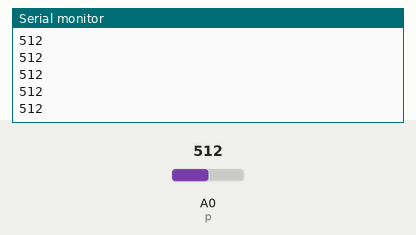
Simulated run of this sketch. Board: Arduino Uno, built with avr-gcc and run on an emulated ATmega328P. Parts: the last lines printed to the serial monitor. The test bench sets the inputs (shaded band); at power-on: A0 (p) = 512.

Above: at 1.2 s.
1.3 s: A0 (p) set to 716
At 1.9 s:
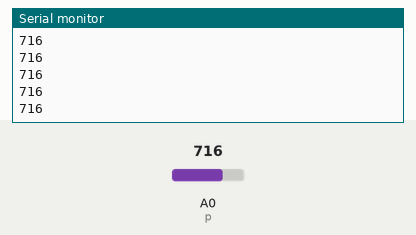
2.8 s: A0 (p) set to 900
At 3.4 s:
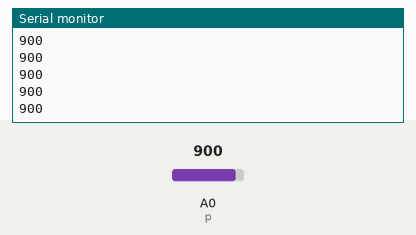
Timing chart, 0 to 5.8 s (numbered marks = the images above; inputs shaded):
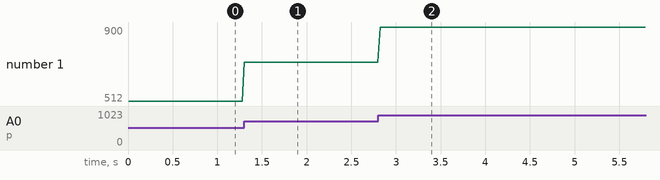

The sketch:

gestureDetect_2.0.ino
```cpp
/******************************************************************************
  SoftPot_Example.ino
  Example sketch for SparkFun's soft membrane potentiometer
  (https://www.sparkfun.com/products/8680)
  Jim Lindblom @ SparkFun Electronics
  April 28, 2016

  - Connect the softpot's outside pins to 5V and GND (the outer pin with an arrow
  indicator should be connected to GND).
  - Connect the middle pin to A0.

  As the voltage output of the softpot changes, a line graph printed to the
  serial monitor should match the wiper's position.

  Development environment specifics:
  Arduino 1.6.7
******************************************************************************/
const int p = A0;
int state = 0;
int lastVal = 0;
int num = 3;
int baseVal = 0;
int diffVal = 0;
int curVal = 0;
int startVal = 0;
int endVal = 0;
int maxDiff = 0;
int lastDiff = 0;
unsigned long startMillis;
unsigned long currentMillis;
unsigned long diff;
unsigned long dm;
unsigned long cm;
unsigned long sm;

void setup()
{
  Serial.begin(115200);
  pinMode(p, INPUT);
  pinMode(0, OUTPUT);
  baseVal = analogRead(p);
}

void loop()
{
  currentMillis = millis();  //get the current "time" (actually the number of milliseconds since the program started)
  diff = currentMillis - startMillis;
  if (diff >= 10) {
    curVal = analogRead(p);
    if (curVal > 30) {
      curVal = analogRead(p);
      Serial.println(String(curVal));
      /*startVal = curVal;
      lastVal = curVal;
      lastDiff = 0;
      maxDiff = 0;
      while (curVal > 30) { // Whilst touching
        curVal = analogRead(p);
        diffVal = curVal - lastVal;
        if (abs(diffVal) > 100) {
          if (abs(maxDiff) < 20) {
            Serial.println(String("Tap"));
          } else if (maxDiff > 0) {
            Serial.println(String("Swipe up"));
          } else {
            Serial.println(String("Swipe down"));
          };
        } else if (abs(diffVal) > abs(lastDiff)) {
          maxDiff = diffVal;
        };*/
        /*Serial.println(String(diffVal));
          Serial.println(String(startVal));
          Serial.println(String(lastVal));
          Serial.println(String(curVal));*/
          lastVal = curVal;
      lastDiff = diffVal;
          /*if (lastDiff > 40){ // If let go
          if(abs(curVal-lastVal) < 15){
            Serial.println(String("Tap"));
          }else{
            if(curVal-lastVal > 0){
              Serial.println(String("Swipe up"));
            }else{
              Serial.println(String("Swipe down"));
            }
          }*/
        //Serial.println(String(curVal));
        //Serial.println(String(startVal));
        //Serial.println(String(lastVal));
      //}
      delay(25);
    }
    startMillis = currentMillis;  //IMPORTANT to save the start time of the current LED state.
  }
}
/*if (startVal - endVal > 0){
  digitalWrite(0, HIGH);
  }else{
  digitalWrite(0, LOW);
  }*/

// Points - Lowered delay to ensure quick recognition
// Tried avaeraging but slowed down - not the problem
// Flow chart diagram
// 2-3 dyas
// changed to use millis() instead of delay - https://learn.adafruit.com/multi-tasking-the-arduino-part-1/using-millis-for-timing
// reduce accidental changes
// state machine !!!!!!!!!!
// testing using different length of pressures
// changed thinking from tap being small time delay to low variation in voltage
// soft wd reset - low delay - wifi stack - timing constraints - delay in wrong place
```

Measured:
- after the input at 1.3 s, the serial monitor: prints a new line at once (image 1)
- after the input at 2.8 s, the serial monitor: prints a new line at once (image 2)
- plotted number 1: 512 → 716 after the input at 1.3 s, 716 → 900 after the input at 2.8 s
